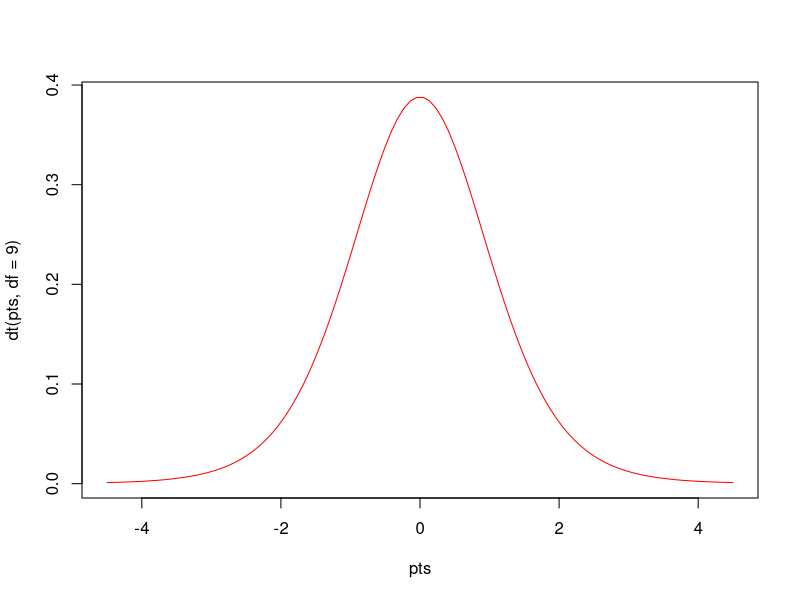

This figure's R source:
#Author:Dinari Sabb, Date:09/23/2022, Purpose: Calculate T test for sample data

#Generates 2 variable/groups called x and y
x = rnorm(10)
y = rnorm(10)

#Generates data points in sequence from -4.5 to 4.5
pts = seq(-4.5,4.5,length=100)

#Plots x and y to visualize distribution curve
plot(pts,dt(pts,df=9),col='red',type='l')
